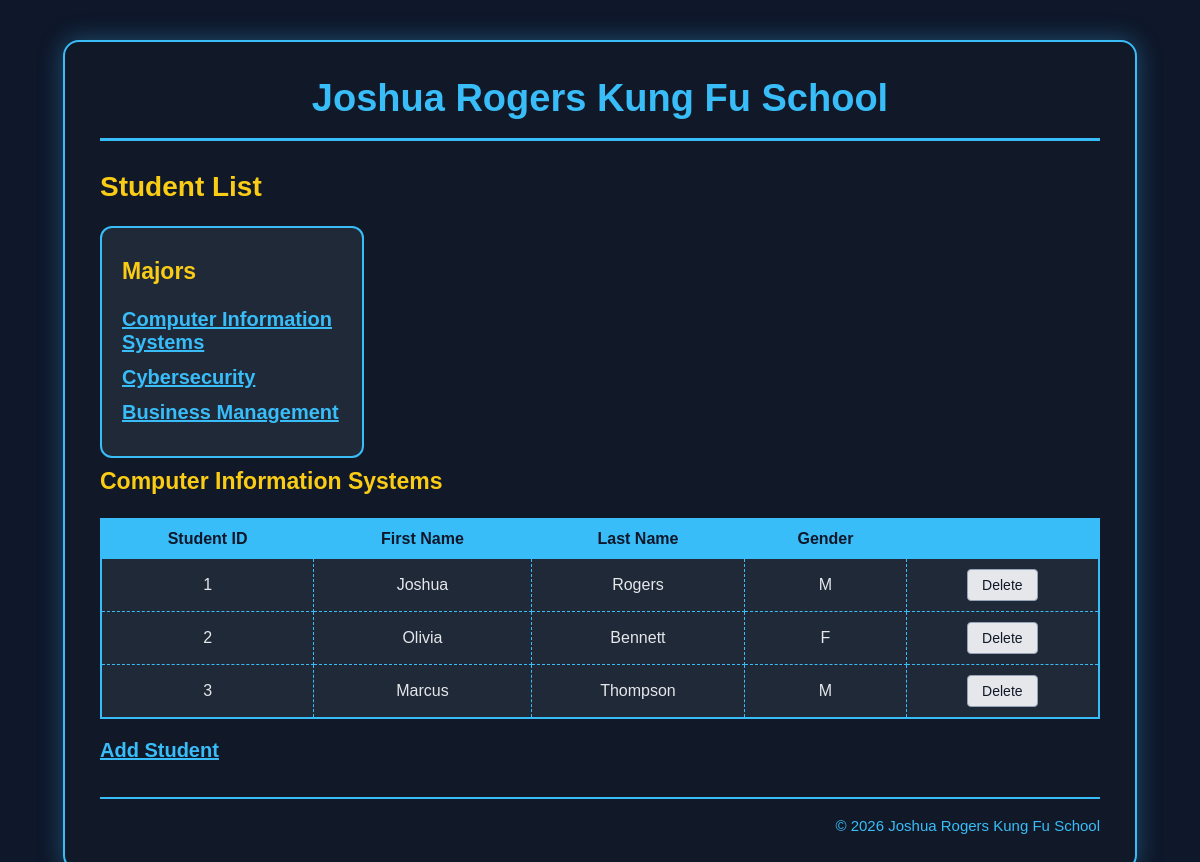
The page /q4/student_manager/index.php on the database its author committed.
### tables this page shows
CREATE TABLE major (
  majorID       INT(11)        NOT NULL   AUTO_INCREMENT,
  majorName     VARCHAR(255)   NOT NULL,
  PRIMARY KEY (majorID)
);

CREATE TABLE student (
  studentID     INT(11)        NOT NULL   AUTO_INCREMENT,
  majorID       INT(11)        NOT NULL,
  firstName     VARCHAR(255)   NOT NULL,
  lastName      VARCHAR(255)   NOT NULL,
  gender        CHAR(1)        NOT NULL,
  PRIMARY KEY (studentID),

   
   
  FOREIGN KEY (majorID) 
	REFERENCES major(majorID)
);

### q4/model/joshua_rogers_major_db.php (called while the page is built, shortened)
<?php
function get_major_name($major_id)
{
    global $db;
    $query = 'SELECT majorName
              FROM major
              WHERE majorID = :major_id';
    $statement = $db->prepare($query);
    $statement->bindValue(':major_id', $major_id);
    $statement->execute();
    $major = $statement->fetch();
    return $major['majorName'];
}
function get_majors()
{
    global $db;
    $query = 'SELECT majorID, majorName
              FROM major
              ORDER BY majorID';
    $statement = $db->prepare($query);
    $statement->execute();
    $majors = $statement->fetchAll();
    return $majors;
}

### q4/model/joshua_rogers_student_db.php (called while the page is built, shortened)
<?php
function get_students_by_major($major_id)
{
    global $db;
    $query = 'SELECT studentID, firstName, lastName, gender, majorID
              FROM student
              WHERE majorID = :major_id
              ORDER BY studentID';
    $statement = $db->prepare($query);
    $statement->bindValue(':major_id', $major_id);
    $statement->execute();
    $students = $statement->fetchAll();
    return $students;
}

### q4/student_manager/joshua_rogers_student_list.php (the view, shortened to what this page needs)
<?php
include __DIR__ .
    '/../view/joshua_rogers_header.php';
?>
<section>
    <h2>Student List</h2>
    <aside>
        <h3>Majors</h3>
        <nav>
            <ul>
                <?php foreach ($majors as $major) : ?>
                    <li>
                        <a href="?action=list_students&amp;major_id=<?php
                            echo htmlspecialchars(
                                (string) $major['majorID'],
                                ENT_QUOTES,
                                'UTF-8'
                            );
                        ?>">
                            <?php
                            echo htmlspecialchars(
                                $major['majorName'],
                                ENT_QUOTES,
                                'UTF-8'
                            );
                            ?>
                        </a>
                    </li>
                <?php endforeach; ?>
            </ul>
        </nav>
    </aside>
    <div class="main-content">
        <h3>
            <?php
            echo htmlspecialchars(
                $major_name,
                ENT_QUOTES,
                'UTF-8'
            );
            ?>
        </h3>
        <?php if (count($students) === 0) : ?>
            <p>No students were found for this major.</p>
        <?php else : ?>
            <table>
                <thead>
                    <tr>
                        <th>Student ID</th>
                        <th>First Name</th>
                        <th>Last Name</th>
                        <th>Gender</th>
						<th>&nbsp;</th>
                    </tr>
                </thead>
                <tbody>
                    <?php foreach ($students as $student) : ?>
                        <tr>
                            <td>
                                <?php
                                echo htmlspecialchars(
                                    (string) $student['studentID'],
                                    ENT_QUOTES,
                                    'UTF-8'
                                );
                                ?>
                            </td>
                            <td>
                                <?php
                                echo htmlspecialchars(
                                    $student['firstName'],
                                    ENT_QUOTES,
                                    'UTF-8'
                                );
                                ?>
                            </td>
                            <td>
                                <?php
                                echo htmlspecialchars(
                                    $student['lastName'],
                                    ENT_QUOTES,
                                    'UTF-8'
                                );
                                ?>
                            </td>
                            <td>
                                <?php
                                echo htmlspecialchars(
                                    $student['gender'],
                                    ENT_QUOTES,
                                    'UTF-8'
                                );
                                ?>
                            </td>
							<td>
								<form action="." method="post">
									<input
										type="submit"
										value="Delete">
								</form>
							</td>
                        </tr>
                    <?php endforeach; ?>
                </tbody>
            </table>
        <?php endif; ?>
        <p>
            <a href=".?action=show_add_form">
                Add Student
            </a>
        </p>
    </div>
</section>
<?php
include __DIR__ .
    '/../view/joshua_rogers_footer.php';
?>

### q4/main.css (style rules this page uses)
body { margin: 0; font-family: Arial, Helvetica, sans-serif; background-color: #0f172a; color: #e5e7eb; }
h2 { margin-top: 30px; color: #facc15; font-size: 28px; }
h3 { margin-top: 10px; color: #facc15; font-size: 23px; }
aside { width: 220px; flex-shrink: 0; padding: 20px; background-color: #1f2937; border: 2px solid #38bdf8; border-radius: 12px; }
aside ul { margin: 0; padding: 0; list-style-type: none; }
aside li { margin-bottom: 12px; }
table { width: 100%; margin: 20px auto; border-collapse: collapse; background-color: #1f2937; border: 2px solid #38bdf8; }
th, td { padding: 10px; border: 1px dashed #38bdf8; text-align: center; }
th { color: #0f172a; background-color: #38bdf8; font-weight: bold; }
td { color: #e5e7eb; }
td form { margin: 0; }
button, input[type="submit"] { width: auto; padding: 7px 14px; font-size: 14px; color: #111827; background-color: #e5e7eb; border: 1px solid #94a3b8; border-radius: 4px; cursor: pointer; }
a { color: #38bdf8; font-size: 20px; font-weight: bold; }

### rows shown on the page
major: majorName "Computer Information Systems"
major: majorName "Cybersecurity"
major: majorName "Business Management"
student: studentID "1", firstName "Joshua", lastName "Rogers", gender "M"
student: studentID "2", firstName "Olivia", lastName "Bennett", gender "F"
student: studentID "3", firstName "Marcus", lastName "Thompson", gender "M"
